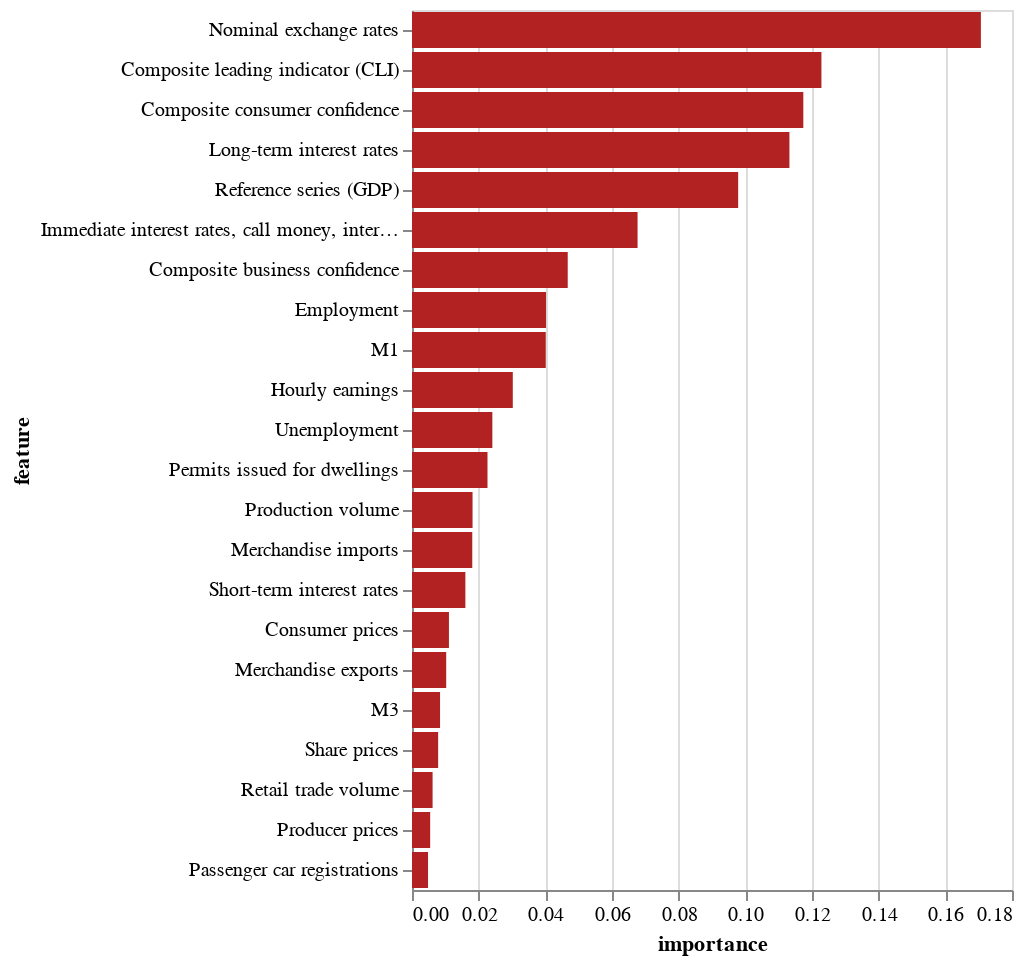

The code cell stored with this chart in its notebook:
### Code cell
alt.Chart(coeffs).mark_bar(color='firebrick').encode(
    alt.X('importance', type='quantitative'),
    alt.Y('feature', type='nominal').sort('-x')
    
)

### Figure 1 — Vega-Lite specification as saved in the notebook (floating-point values rounded to 4 significant figures)
{"config": {"view": {"continuousWidth": 300, "continuousHeight": 300}}, "data": {"name": "data-4580d79dafaab137e3e14c2d102e8f15"}, "mark": {"type": "bar", "color": "firebrick"}, "encoding": {"x": {"field": "importance", "type": "quantitative"}, "y": {"field": "feature", "sort": "-x", "type": "nominal"}}, "$schema": "https://vega.github.io/schema/vega-lite/v6.1.0.json", "datasets": {"data-4580d79dafaab137e3e14c2d102e8f15": [{"feature": "Composite business confidence", "importance": 0.04672}, {"feature": "Composite consumer confidence", "importance": 0.1174}, {"feature": "Composite leading indicator (CLI)", "importance": 0.1228}, {"feature": "Consumer prices", "importance": 0.01108}, {"feature": "Employment", "importance": 0.04021}, {"feature": "Hourly earnings", "importance": 0.03024}, {"feature": "Immediate interest rates, call money, interbank rate", "importance": 0.06767}, {"feature": "Long-term interest rates", "importance": 0.1132}, {"feature": "M1", "importance": 0.04013}, {"feature": "M3", "importance": 0.008415}, {"feature": "Merchandise exports", "importance": 0.01026}, {"feature": "Merchandise imports", "importance": 0.01808}, {"feature": "Nominal exchange rates", "importance": 0.1707}, {"feature": "Passenger car registrations", "importance": 0.004811}, {"feature": "Permits issued for dwellings", "importance": 0.02265}, {"feature": "Producer prices", "importance": 0.005452}, {"feature": "Production volume", "importance": 0.01816}, {"feature": "Reference series (GDP)", "importance": 0.09785}, {"feature": "Retail trade volume", "importance": 0.006175}, {"feature": "Share prices", "importance": 0.007845}, {"feature": "Short-term interest rates", "importance": 0.01601}, {"feature": "Unemployment", "importance": 0.0241}]}}
